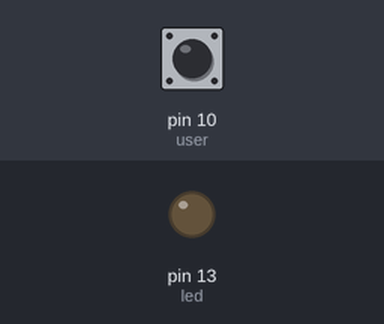
The program below on a simulated MicroPython board. On the bench: output pins drawn as LEDs (lit = HIGH). Dashed ring = blinking. The test bench sets the inputs (shaded band); at power-on: pin 10 (user) HIGH. What the program prints to the serial console is not drawn.

Above: at 1.2 s.
1.3 s: pin 10 (user) pulled LOW for 3.2 s
At 1.9 s:
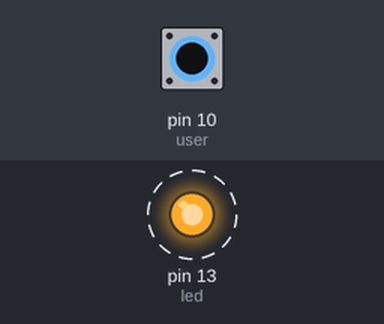
Timing chart, 0 to 5.5 s (numbered marks = the images above; inputs shaded):
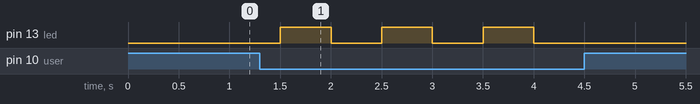

Measured:
- after the input at 1.3 s, pin 13 (led): alternates HIGH for 0.50 s and LOW for 0.50 s, 6 changes in all, then stays LOW, starting after 0.20 s

The program:

machine_led_pc13.py
```python
# (licence header left out)
from machine import Pin
import time

# location of LED
USER_LED_PIN = 'PC13'
# A button connected to pin PB10
USER_BUTTON_PIN = 'PB10'

# Define digital output of builtin LED.
led = Pin(USER_LED_PIN, mode=Pin.OUT)
#user button pulled up to VCC with a resistor
user = Pin(USER_BUTTON_PIN, Pin.IN, Pin.PULL_UP)

done = False

try:
    print("----------------")
    print("Program started.")
    print("* Pin imported from machine module.")
    print("* Using User LED at {}.".format(led))
    print("* User Button defined at {}.".format(USER_BUTTON_PIN))
    print("\n")
    print("Press User button to turn on LED or Control-c in Shell to exit.")
    done = False
    while not done:
        user_btn = user.value()
        if user_btn == 0:
            led.on()
            time.sleep(0.5)
        led.off()
        time.sleep(0.5)
except KeyboardInterrupt:
    done = True
    print('Interrupted by Control-c.')
finally:
    led.off()
    print('Finished.')
```
